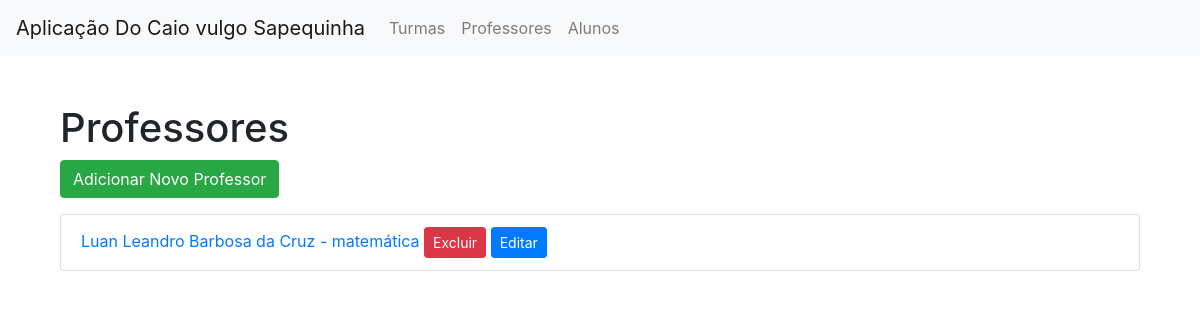
Page /professores on the earlier database version.
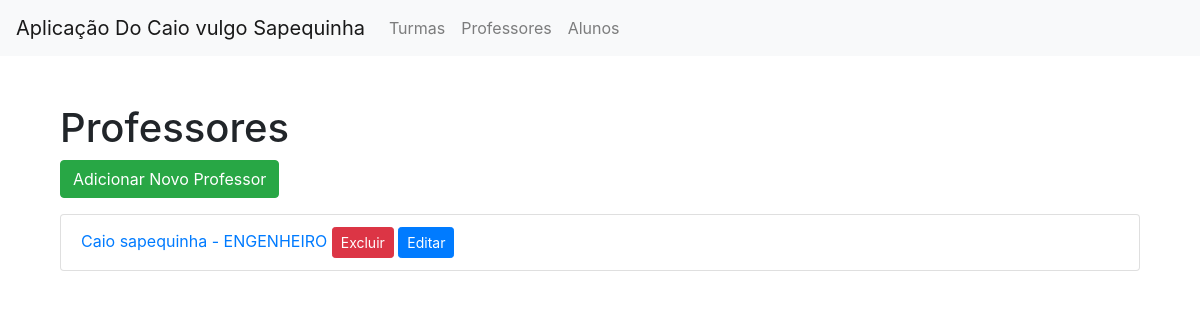
Same page on the later database version.
### professor/professor_model.py (models this page shows, shortened)
class Professor(db.Model):
    __tablename__ = 'professor'
    id = db.Column(db.Integer, primary_key=True)
    nome = db.Column(db.String(100), nullable=False)
    idade = db.Column(db.Integer, nullable=False)
    materia = db.Column(db.String(100), nullable=False)
    observacoes = db.Column(db.Text)
    turmas = db.relationship('Turma', backref='professor', lazy=True)
    def to_dict(self):
        return {
            'id': self.id,
            'nome': self.nome,
            'idade': self.idade,
            'materia': self.materia,
            'observacoes': self.observacoes,
            'turmas': self.turmas
        }

### professor/professor_routes.py (the view)
@professores_blueprint.route('/professores', methods=['GET'])
def get_professores():
    professores = listar_professores()
    return render_template('professores.html', professores=professores)

### professor/professor_model.py (called while the page is built)
def listar_professores():
    professores = Professor.query.all()
    return [professor.to_dict() for professor in professores]

### templates/professores.html (shortened to what this page needs)
{% extends "index.html" %}
{% block content %}
    <div class="container">
        <h1 class="mt-4">Professores</h1>
        <a href="{{ url_for('professores.adicionar_professor_page') }}" class="btn btn-success mb-3">Adicionar Novo Professor</a>
        <ul class="list-group">
            {% for professor in professores %}
                <li class="list-group-item">
                    <a href="{{ url_for('professores.get_professor', id_professor=professor['id']) }}">
                        {{ professor['nome'] }} - {{ professor['materia'] }}
                    </a>
                    <form action="{{ url_for('professores.delete_professor', id_professor=professor['id']) }}" method="POST" class="d-inline">
                        <button type="submit" class="btn btn-danger btn-sm">Excluir</button>
                    </form>
                    <a href="{{ url_for('professores.editar_professor_page', id_professor=professor['id']) }}" class="btn btn-primary btn-sm">Editar</a>
                </li>
            {% endfor %}
        </ul>
    </div>
{% endblock %}

### templates/index.html (shortened to what this page needs)
<!DOCTYPE html>
<html lang="pt-BR">
<head>
    <link href="https://stackpath.bootstrapcdn.com/bootstrap/4.5.2/css/bootstrap.min.css" rel="stylesheet">
</head>
<body>
    <nav class="navbar navbar-expand-lg navbar-light bg-light">
        <a class="navbar-brand" href="{{ url_for('turmas.get_turmas') }}">Aplicação Do Caio vulgo Sapequinha</a>
        <div class="collapse navbar-collapse" id="navbarNav">
            <ul class="navbar-nav">
                <li class="nav-item">
                    <a class="nav-link" href="{{ url_for('turmas.get_turmas') }}">Turmas</a>
                </li>
                <li class="nav-item">
                    <a class="nav-link" href="{{ url_for('professores.get_professores') }}">Professores</a>
                </li>
                <li class="nav-item">
                    <a class="nav-link" href="{{ url_for('alunos.get_alunos') }}">Alunos</a>
                </li>
            </ul>
        </div>
    </nav>
    <div class="container mt-5">
        {% block content %}{% endblock %}
    </div>
</body>
</html>

Differences in the rows shown:
removed Professor: nome "Luan Leandro Barbosa da Cruz", materia "matemática"
added Professor: nome "Caio sapequinha", materia "ENGENHEIRO"
